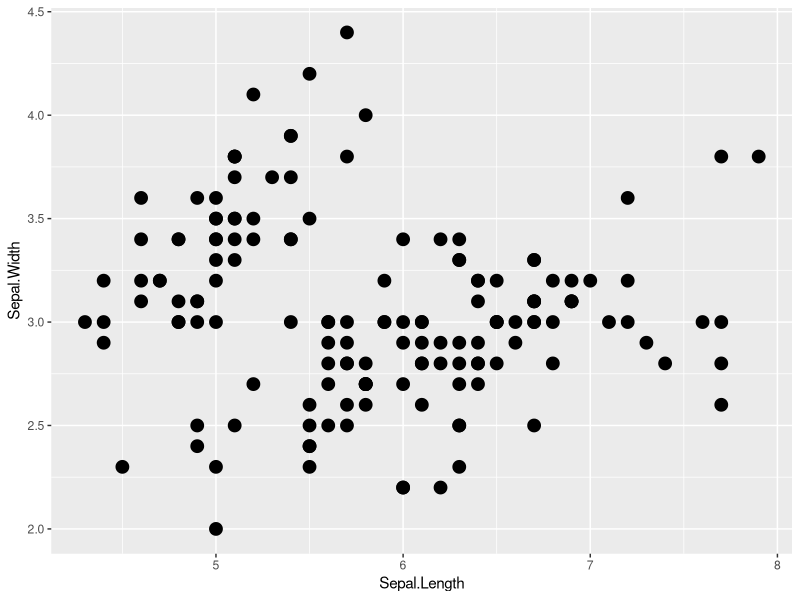
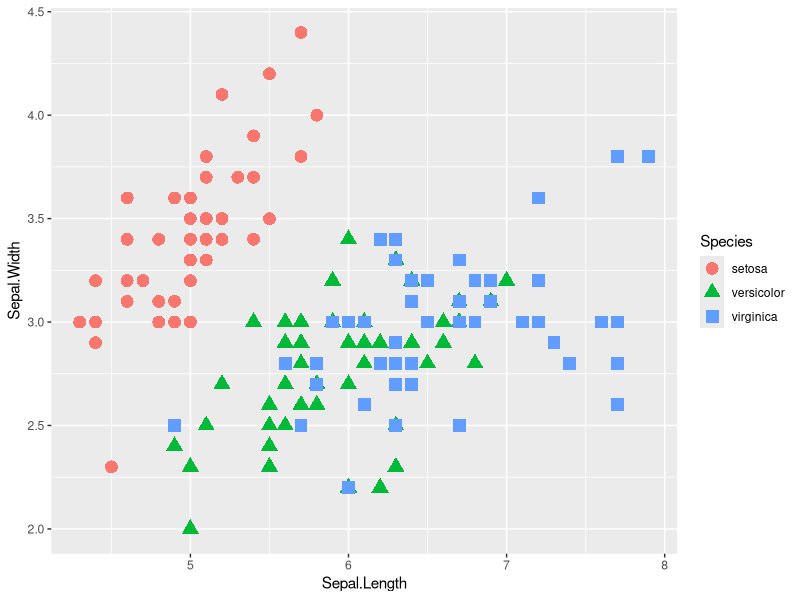
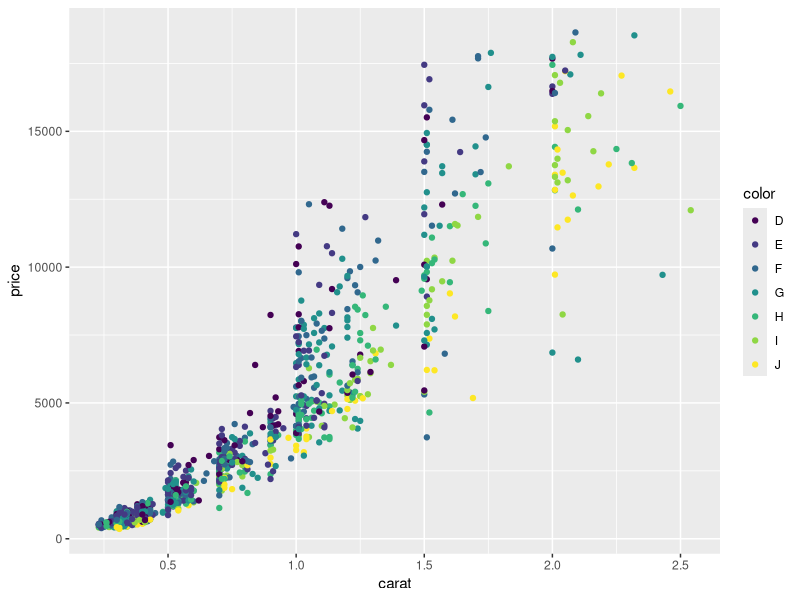
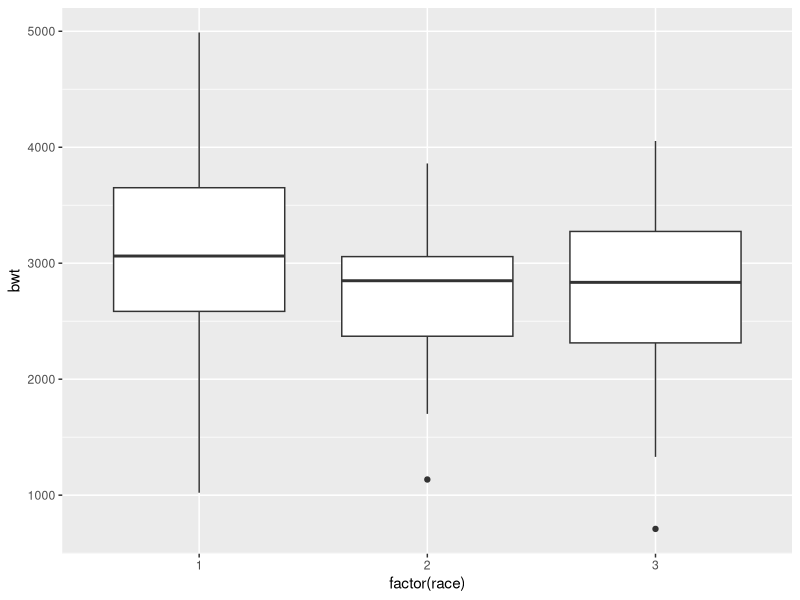
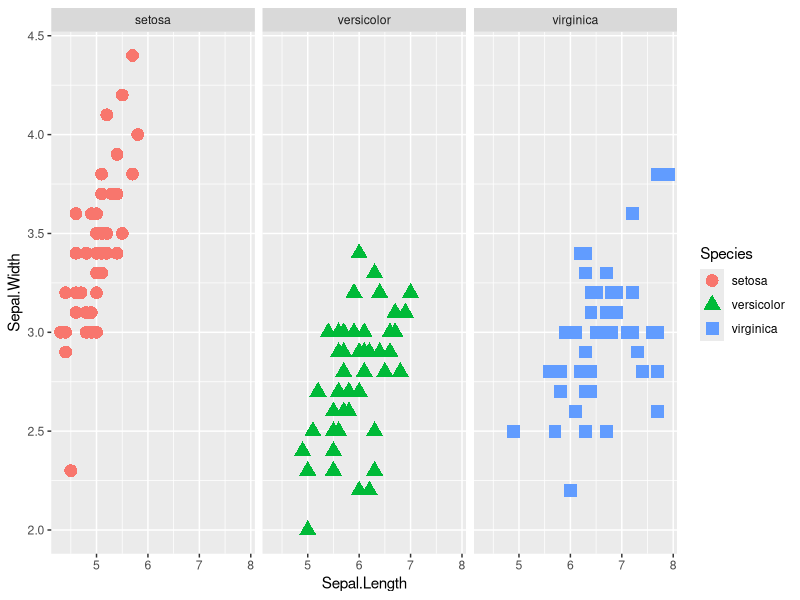
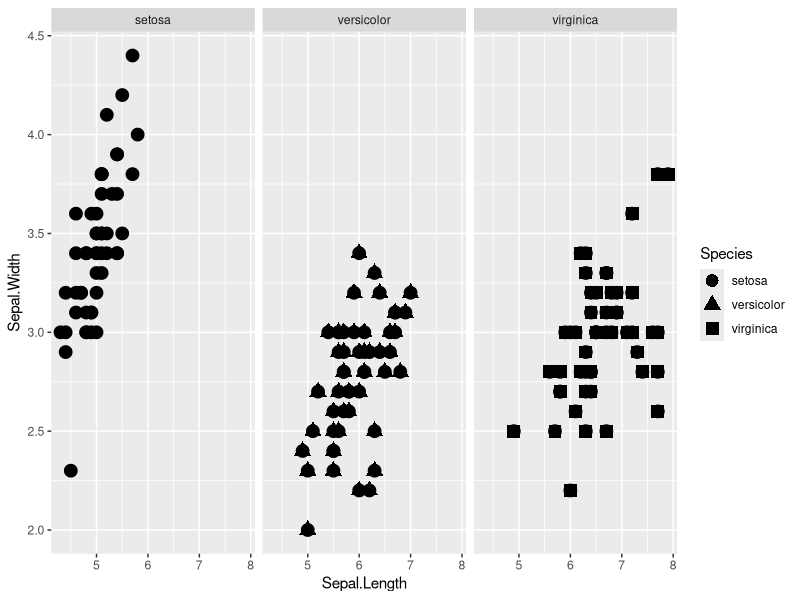
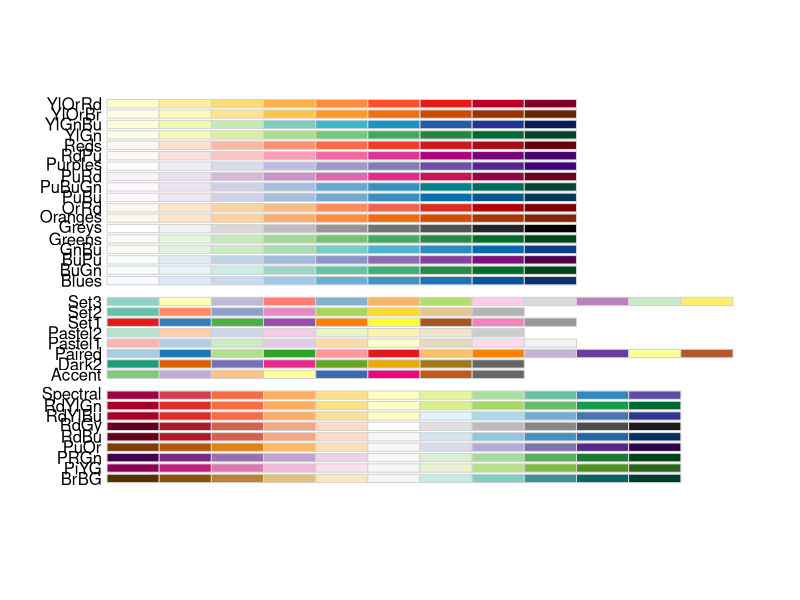
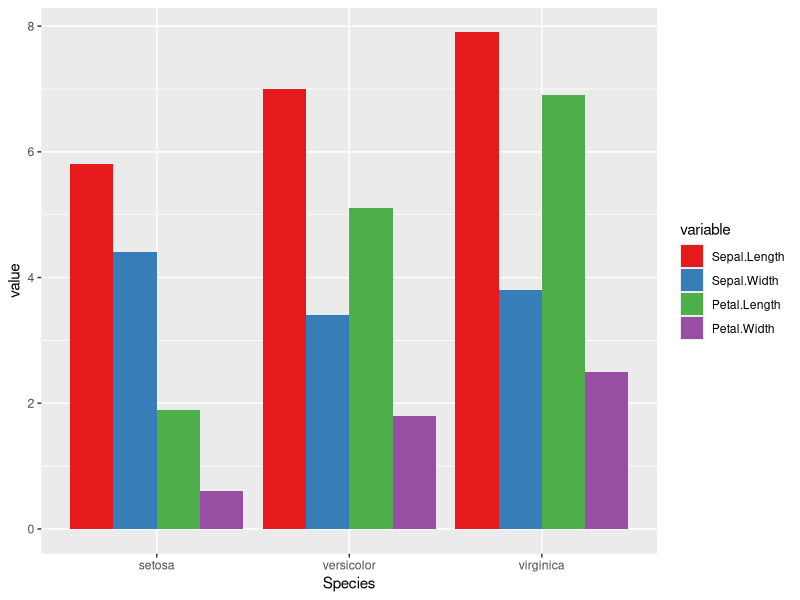

R code for these plots, in order:
# ggplot learning script
#Bearded-guy
#Feb 22, 2015

install.packages("ggplot2", dependencies = TRUE)
install.packages("plyr")
install.packages("ggthemes")
install.packages("reshape2")

#ggplot2 is very good for data analysis.
head(iris)
#grammar
#must have a data fram. I.e. no vectors or matrixs.
#plyr
iris[1:2,]
#reshape
library("ggplot2")
library("reshape2")
library("ggthemes")
library("plyr")
myplot <- ggplot(data = iris, aes(x = Sepal.Length, y = Sepal.Width)) +
  geom_point(size = 4)
myplot

ggplot(iris, aes(Sepal.Length, Sepal.Width, color = Species)) + 
  geom_point(aes(shape = Species), size = 4)

d2 <- diamonds[sample(1:dim(diamonds)[1], 1000), ] 

ggplot(d2, aes(carat, price, color = color)) + 
  geom_point()

library(MASS)
ggplot(birthwt, aes(factor(race), bwt)) + 
  geom_boxplot()

ggplot(iris, aes(Sepal.Length, Sepal.Width, color = Species)) + 
  geom_point(aes(shape = Species), size = 4) + 
  facet_grid(.~ Species)
myplot + 
  geom_point(aes(shape = Species), size = 4) +
  facet_grid(.~ Species)

library("reshape2")
library(RColorBrewer)
display.brewer.all()

df  <- melt(iris, id.vars = "Species")
ggplot(df, aes(Species, value, fill = variable)) +
  geom_bar(stat = "identity", position = "dodge") +
  scale_fill_brewer(palette = "Set1")

